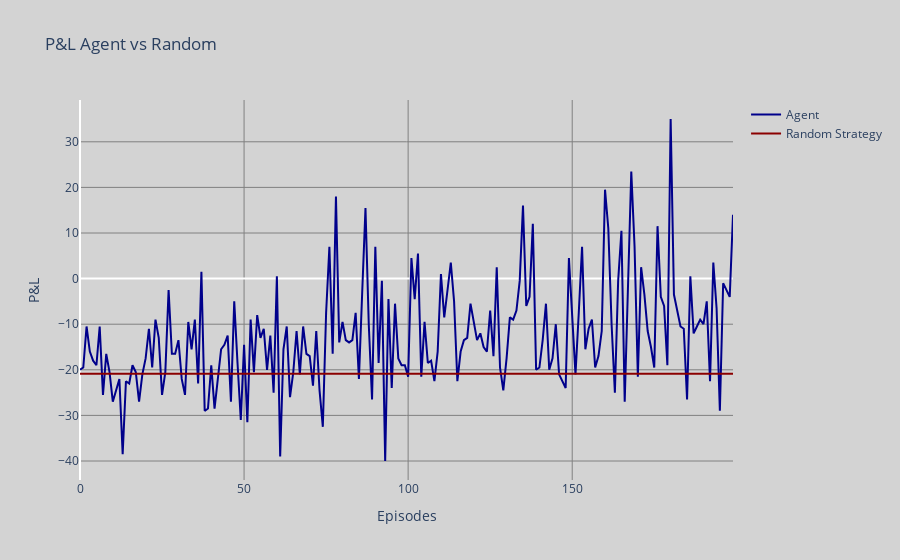
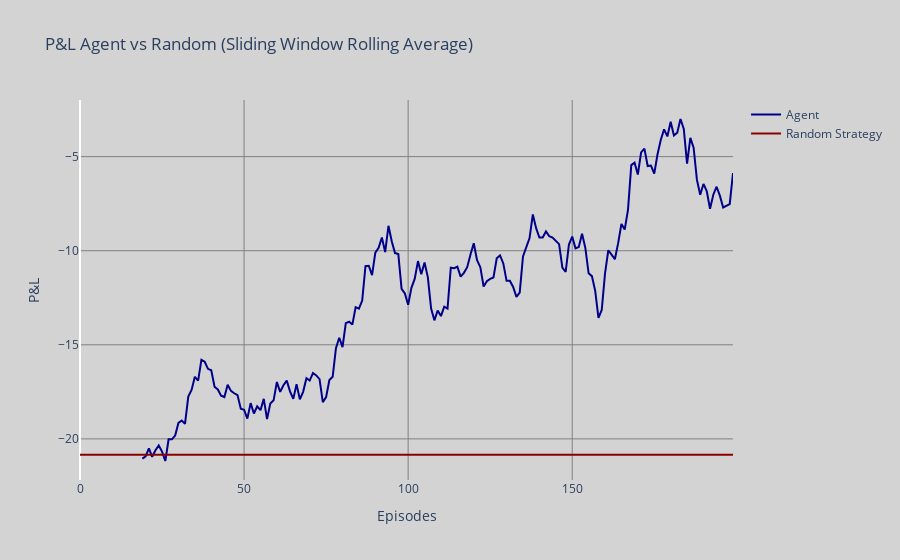

Notebook code for these charts, in order:
### Markdown cell above
We then train an agent on it using deep Q-reinforcement Learning to start with.

### Code cell
QDL_Agent.train(nb_episode = 200, window_size = 20)

### Figure 1 — Plotly figure (JSON) as saved in the notebook; plotly's stock layout.template omitted (floating-point values rounded to 4 significant figures; data arrays with more than 128 entries replaced by an {"elided": "..."} marker saying what was removed)
{"data": [{"line": {"color": "darkblue", "width": 2}, "mode": "lines", "name": "Agent", "type": "scatter", "x": {"elided": "200 int values"}, "y": {"elided": "200 float values"}}, {"line": {"color": "darkred", "width": 2}, "mode": "lines", "name": "Random Strategy", "type": "scatter", "x": {"elided": "200 int values"}, "y": {"elided": "200 float values"}}], "layout": {"paper_bgcolor": "#D3D3D3", "plot_bgcolor": "#D3D3D3", "title": {"text": "P&L Agent vs Random"}, "xaxis": {"gridcolor": "#808080", "showgrid": true, "title": {"text": "Episodes"}}, "yaxis": {"gridcolor": "#808080", "showgrid": true, "title": {"text": "P&L"}}}}

### Figure 2 — Plotly figure (JSON) as saved in the notebook; plotly's stock layout.template omitted (floating-point values rounded to 4 significant figures; data arrays with more than 128 entries replaced by an {"elided": "..."} marker saying what was removed)
{"data": [{"line": {"color": "darkblue", "width": 2}, "mode": "lines", "name": "Agent", "type": "scatter", "x": {"elided": "181 int values"}, "y": {"elided": "181 float values"}}, {"line": {"color": "darkred", "width": 2}, "mode": "lines", "name": "Random Strategy", "type": "scatter", "x": {"elided": "200 int values"}, "y": {"elided": "200 float values"}}], "layout": {"paper_bgcolor": "#D3D3D3", "plot_bgcolor": "#D3D3D3", "title": {"text": "P&L Agent vs Random (Sliding Window Rolling Average)"}, "xaxis": {"gridcolor": "#808080", "showgrid": true, "title": {"text": "Episodes"}}, "yaxis": {"gridcolor": "#808080", "showgrid": true, "title": {"text": "P&L"}}}}
